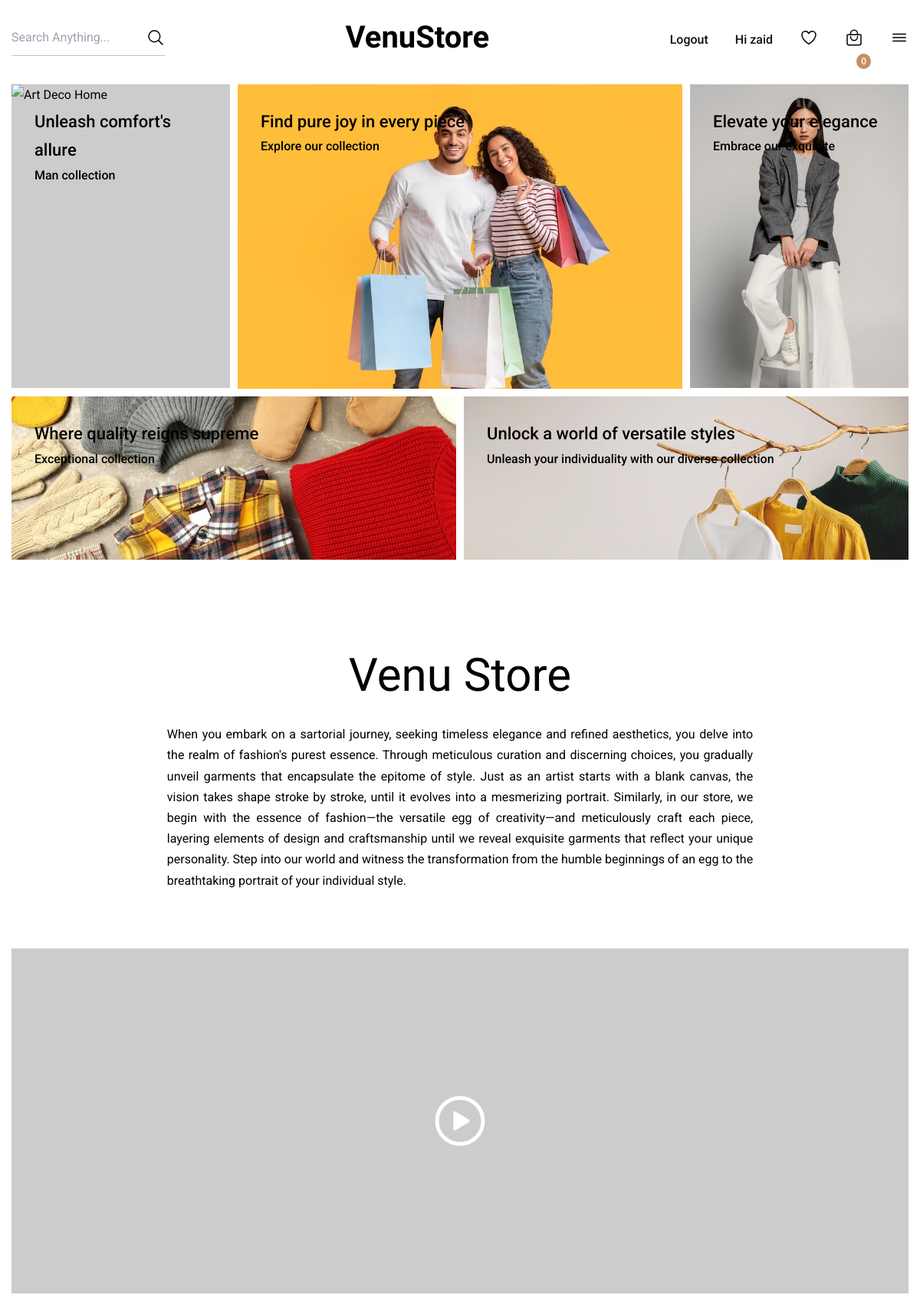
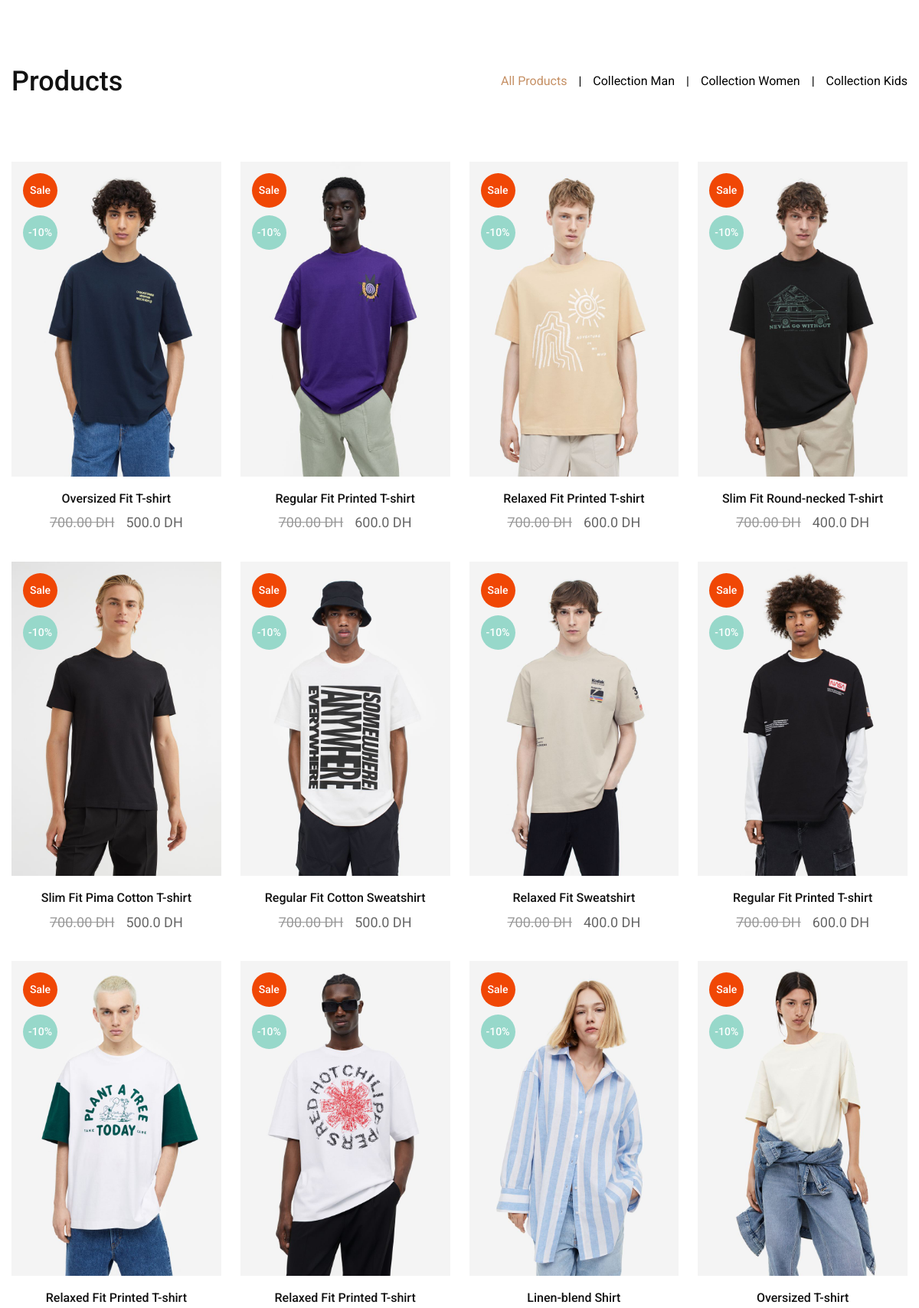
Screenshot of / (signed in, upper part) with the database file from the repository (2 pictures, top to bottom).
### pages/models.py (models this page shows, shortened)
class Customer(models.Model):
	user = models.OneToOneField(User, null=True, blank=True, on_delete=models.CASCADE)
	name = models.CharField(max_length=200, null=True)
	email = models.CharField(max_length=200)

class Product(models.Model):
	PRODUCT_TYPES = [
        ('Man', 'Man'),
        ('Women', 'Women'),
        ('Kids', 'Kids'),
    ]
	name = models.CharField(max_length=200)
	price = models.FloatField()
	digital = models.BooleanField(default=False,null=True, blank=True)
	image = models.ImageField(null=True, blank=True)
	product_type = models.CharField(max_length=20, choices=PRODUCT_TYPES)

### pages/views.py (the view)
# urls.py: path('', views.index, name='index'),
def index(request):
    customer = None  # Initialize customer with None
    if request.user.is_authenticated:
        customer = request.user.customer
        order, created = Order.objects.get_or_create(customer=customer, complete=False)
        items = order.orderitem_set.all()
        cartItems = order.get_cart_items
    else:
        items = []
        order = {"get_cart_total": 0, "get_cart_items": 0}
        cartItems = order["get_cart_items"]
    products = Product.objects.all()
    context = {"products": products, "cartItems": cartItems, 'customer': customer}
    return render(request, "pages/index.html", context)

### pages/models.py (called while the page is built)
	@property
	def get_cart_items(self):
		orderitems = self.orderitem_set.all()
		total = sum([item.quantity for item in orderitems])
		return total

### templates/pages/index.html (shortened to what this page needs)
{% load static %}
<!DOCTYPE html>
<html lang="en">
  <head>
    <link rel="stylesheet" href="{% static 'css/style.css' %}" />
  <body id="top">
    <header class="header" data-header>
      <div class="container">
        <div class="input-wrapper">
          <input
            type="search"
            name="search"
            placeholder="Search Anything..."
            class="input-field"
          />
          <ion-icon name="search-outline" aria-hidden="true"></ion-icon>
        </div>
        <a href="#" class="logo">VenuStore</a>
        <div class="header-action">
          {% if user.is_authenticated %}
          <a href="{% url 'logout' %}"><p class="sidebar-list-title" style="margin-top: 20px;">Logout</p></a>
            <p class="sidebar-list-title" style="margin-top: 20px;">Hi {{customer.user.username}}</p>
          {% else %}
          <button class="header-action-btn" aria-label="user">
            <a href="{% url 'login' %}">
              <ion-icon name="person-outline" aria-hidden="true"></ion-icon>
            </a>
          </button>
          {% endif %}
          <button class="header-action-btn" aria-label="favorite list">
            <ion-icon name="heart-outline" aria-hidden="true"></ion-icon>
          </button>
          <button class="header-action-btn" aria-label="cart">
            <a href="{% url 'cart' %}"
              ><ion-icon name="bag-handle-outline" aria-hidden="true">
              </ion-icon
            ></a>
            <span class="btn-badge" id="cart-count">{{cartItems}}</span>
          </button>
          <button
            class="header-action-btn"
            aria-label="open menu"
            data-nav-toggler
          >
            <ion-icon name="menu-outline" aria-hidden="true"></ion-icon>
          </button>
        </div>
      </div>
    </header>
    <main>
      <article>
        <section class="section hero" id="home" aria-label="home">
          <div class="container">
            <ul class="hero-list">
              <li>
                <div class="hero-card">
                  <figure
                    class="card-banner img-holder"
                    style="--width: 285; --height: 396"
                  >
                    <img
                      src="{% static 'image/hero2.jpg' %}"
                      width="285"
                      height="396"
                      alt="Art Deco Home"
                      class="img-cover"
                    />
                  </figure>
                  <div class="card-content">
                    <h3>
                      <a href="#" class="card-title">Unleash comfort's allure</a>
                    </h3>
                    <p class="card-text">Man collection</p>
                  </div>
                </div>
              </li>
              <li class="colspan-2">
                <div class="hero-card">
                  <figure
                    class="card-banner img-holder"
                    style="--width: 568; --height: 389"
                  >
                    <img
                      src="{% static 'image/hero3.jpg' %}"
                      width="568"
                      height="389"
                      alt="Helen Chair"
                      class="img-cover"
                      style="vertical-align: top"
                    />
                  </figure>
                  <div class="card-content">
                    <h3>
                      <a href="#" class="card-title">Find pure joy in every piece</a>
                    </h3>
                    <p class="card-text">Explore our collection</p>
                  </div>
                </div>
              </li>
              <li>
                <div class="hero-card">
                  <figure
                    class="card-banner img-holder"
                    style="--width: 285; --height: 396"
                  >
                    <img
                      src="{% static 'image/hero1.jpg' %}"
                      width="285"
                      height="396"
                      alt="Vase Of Flowers"
                      class="img-cover"
                    />
                  </figure>
                  <div class="card-content">
                    <h3>
                      <a href="#" class="card-title">Elevate your elegance</a>
                    </h3>
                    <p class="card-text">Embrace our exquisite</p>
                  </div>
                </div>
              </li>
              <li class="colspan-2">
                <div class="hero-card">
                  <figure
                    class="card-banner img-holder"
                    style="--width: 580; --height: 213"
                  >
                    <img
                      src="{% static 'image/hero4.jpg' %}"
                      width="580"
                      height="213"
                      alt="Wood Eggs"
                      class="img-cover"
                    />
                  </figure>
                  <div class="card-content">
                    <h3>
                      <a href="#" class="card-title">Where quality reigns supreme</a>
                    </h3>
                    <p class="card-text">Exceptional collection</p>
                  </div>
                </div>
              </li>
              <li class="colspan-2">
                <div class="hero-card">
                  <figure
                    class="card-banner img-holder"
                    style="--width: 580; --height: 213"
                  >
                    <img
                      src="{% static 'image/hero5.jpg' %}"
                      width="580"
                      height="213"
                      alt="Table Wood Pine"
                      class="img-cover"
                    />
                  </figure>
                  <div class="card-content">
                    <h3>
                      <a href="#" class="card-title">Unlock a world of versatile styles</a>
                    </h3>
                    <p class="card-text">Unleash your individuality with our diverse collection</p>
                  </div>
                </div>
              </li>
            </ul>
          </div>
        </section>
        <section class="section about" id="about" aria-label="about">
          <div class="container">
            <h2 class="section-title">Venu Store</h2>
            <p class="section-text" style="text-align: justify;">
              When you embark on a sartorial journey, seeking timeless elegance and refined aesthetics, you delve into the realm of fashion's purest essence. Through meticulous curation and discerning choices, you gradually unveil garments that encapsulate the epitome of style. Just as an artist starts with a blank canvas, the vision takes shape stroke by stroke, until it evolves into a mesmerizing portrait. Similarly, in our store, we begin with the essence of fashion—the versatile egg of creativity—and meticulously craft each piece, layering elements of design and craftsmanship until we reveal exquisite garments that reflect your unique personality. Step into our world and witness the transformation from the humble beginnings of an egg to the breathtaking portrait of your individual style.
            </p>
<div class="about-card">
  <figure class="card-banner img-holder">
    <video src="{% static 'video/production_id_4622325 (2160p).mp4' %}" autoplay loop muted playsinline></video>
  </figure>
  <button class="play-btn" aria-label="play video">
    <ion-icon name="play-circle-outline" aria-hidden="true"></ion-icon>
  </button>
</div>
          </div>
        </section>
        <section class="section product" id="product" aria-label="product">
          <div class="container">
            <div class="title-wrapper">
              <h2 class="h2 section-title">Products</h2>
              <ul class="filter-btn-list">
                <li class="filter-btn-item">
                  <button class="filter-btn active" data-filter-btn="all">
                    All Products
                  </button>
                </li>
                <li class="filter-btn-item">
                  <button class="filter-btn" data-filter-btn="Man">
                    Collection Man
                  </button>
                </li>
                <li class="filter-btn-item">
                  <button class="filter-btn" data-filter-btn="Women">
                    Collection Women
                  </button>
                </li>
                <li class="filter-btn-item">
                  <button class="filter-btn" data-filter-btn="Kids">
                    Collection Kids
                  </button>
                </li>
              </ul>
            </div>
            <ul class="grid-list product-list" data-filter="all">
              {% for product in products %}
              <li class="{{product.product_type}}">
                <div class="product-card">
                  <a
                    href="{% url 'product_page' product.id %}"
                    class="card-banner img-holder has-before"
                    style="--width: 300; --height: 450"
                  >
                    <img
                      src="{{product.image.url}}"
                      width="300"
                      height="300"
                      loading="lazy"
                      alt="Animi Dolor Pariatur"
                      class="img-cover"
                    />
                    <ul class="badge-list">
                      <li>
                        <div class="badge orange">Sale</div>
                      </li>
                      <li>
                        <div class="badge cyan">-10%</div>
                      </li>
                    </ul>
                  </a>
                  <div class="card-content">
                    <h3 class="h3">
                      <a href="#" class="card-title">{{product.name}}</a>
                    </h3>
                    <div class="card-price">
                      <del class="del">700.00 DH</del>
                      <data class="price" value="10">{{product.price}} DH</data>
                    </div>
                  </div>
                </div>
              </li>
              {% endfor %}
            </ul>
          </div>
        </section>
      </article>
    </main>
  </body>
</html>

### rows the page displays
Customer: user.username "zaid"
Product: image (picture), name "Oversized Fit T-shirt", price "500.0"
Product: image (picture), name "Regular Fit Printed T-shirt", price "600.0"
Product: image (picture), name "Relaxed Fit Printed T-shirt", price "600.0"
Product: image (picture), name "Slim Fit Round-necked T-shirt", price "400.0"
Product: image (picture), name "Slim Fit Pima Cotton T-shirt", price "500.0"
Product: image (picture), name "Regular Fit Cotton Sweatshirt", price "500.0"
Product: image (picture), name "Relaxed Fit Sweatshirt", price "400.0"
Product: image (picture), name "Regular Fit Printed T-shirt", price "600.0"
Product: image (picture), name "Relaxed Fit Printed T-shirt"
Product: image (picture), name "Relaxed Fit Printed T-shirt"
Product: image (picture), name "Linen-blend Shirt"
Product: image (picture), name "Oversized T-shirt"

### other values shown
{{ cartItems }} "0"
